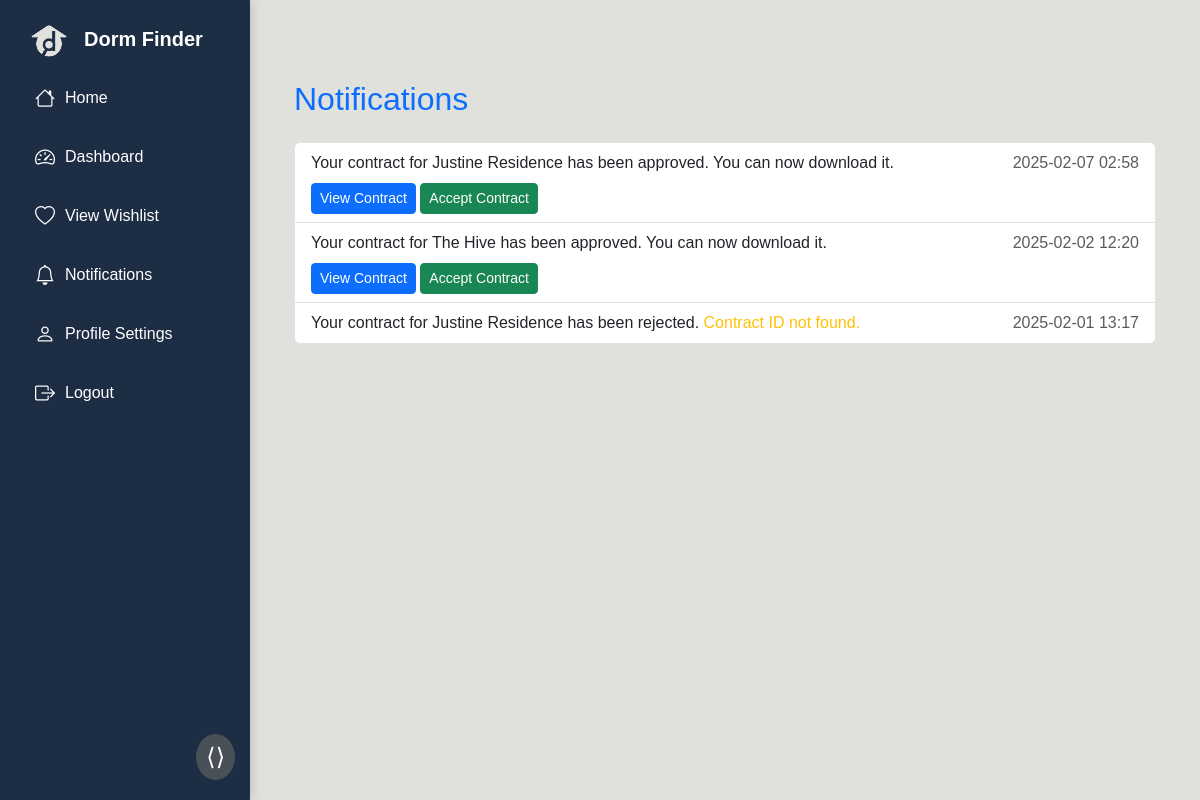
The app's page /notifications (signed in) with its own data.
### dormsys/models.py (models this page shows, shortened)
class Notification(db.Model):
    __tablename__ = "notifications"
    id = db.Column(db.Integer, primary_key=True, autoincrement=True)
    user_id = db.Column(db.Integer, db.ForeignKey('users.id'), nullable=False)
    message = db.Column(db.Text, nullable=False)
    contract_id = db.Column(db.Integer, db.ForeignKey('contracts.id'), nullable=True)  # ✅ Add this field
    is_read = db.Column(db.Boolean, default=False)
    created_at = db.Column(db.DateTime, default=datetime.utcnow)
    user = db.relationship('User', backref='notifications', lazy=True)
    contract = db.relationship('Contract', backref='notifications', lazy=True)

### app.py (the view)
@app.route('/notifications', methods=['GET'])
@login_required
def view_notifications():
    if current_user.role != "Tenant":
        abort(403)  # Only tenants can see this page
    notifications = Notification.query.filter_by(user_id=current_user.id).order_by(Notification.created_at.desc()).all()
    manila_tz = timezone('Asia/Manila')
    now_local = datetime.utcnow().replace(tzinfo=timezone('UTC')).astimezone(manila_tz)  # Ensure `now_local` is aware
    for notification in notifications:
        notification.created_at = notification.created_at.replace(tzinfo=timezone('UTC')).astimezone(manila_tz)
        if notification.contract and notification.contract.tenant_acceptance_deadline:
            contract_deadline = notification.contract.tenant_acceptance_deadline.replace(tzinfo=timezone('UTC')).astimezone(manila_tz)
            notification.contract.expired = contract_deadline < now_local  # True if expired
    for notification in notifications:
        notification.is_read = True
    db.session.commit()
    return render_template('notifications.html', notifications=notifications)

### dormsys/models.py (called while the page is built)
@login_manager.user_loader
def load_user(user_id):
    return User.query.get(int(user_id))

### dormsys/templates/notifications.html (shortened to what this page needs)
{% extends "base.html" %}
{% block content %}
<div class="container mt-5">
    <h2 class="text-primary mb-4">Notifications</h2>
    {% if notifications %}
    <ul class="list-group">
        {% for notification in notifications %}
        <li class="list-group-item">
            {{ notification.message }}
            <span class="text-muted float-end">
                <span class="text-muted float-end">{{ notification.created_at.strftime('%Y-%m-%d %H:%M') }}</span>
            </span>
            {% if notification.contract_id %}
                <br>
                <a href="#" class="btn btn-primary btn-sm mt-2" data-bs-toggle="modal" data-bs-target="#contractModal{{ notification.contract_id }}">
                    View Contract
                </a>
                {% if notification.contract and not notification.contract.expired %}
                    <form method="POST" action="{{ url_for('accept_contract', contract_id=notification.contract_id) }}" class="d-inline">
                        <button type="submit" class="btn btn-success btn-sm mt-2">Accept Contract</button>
                    </form>
                {% else %}
                    <span class="text-danger">Contract expired.</span>
                {% endif %}
            {% else %}
                <span class="text-warning">Contract ID not found.</span>
            {% endif %}
        </li>
        {% endfor %}
    </ul>
    {% else %}
    <p class="text-muted">No notifications yet.</p>
    {% endif %}
</div>
{% endblock %}

### dormsys/templates/base.html (style rules this page uses)
body { display: flex; height: 100vh; margin: 0; font-family: Arial, sans-serif; background-color: #E0E1DD; }

### records on screen
Notification: message "Your contract for Justine Residence has been approved. You can now download it.", created_at "2025-02-07 02:58"
Notification: message "Your contract for The Hive has been approved. You can now download it.", created_at "2025-02-02 12:20"
Notification: message "Your contract for Justine Residence has been rejected.", created_at "2025-02-01 13:17", shows "Contract ID not found."
